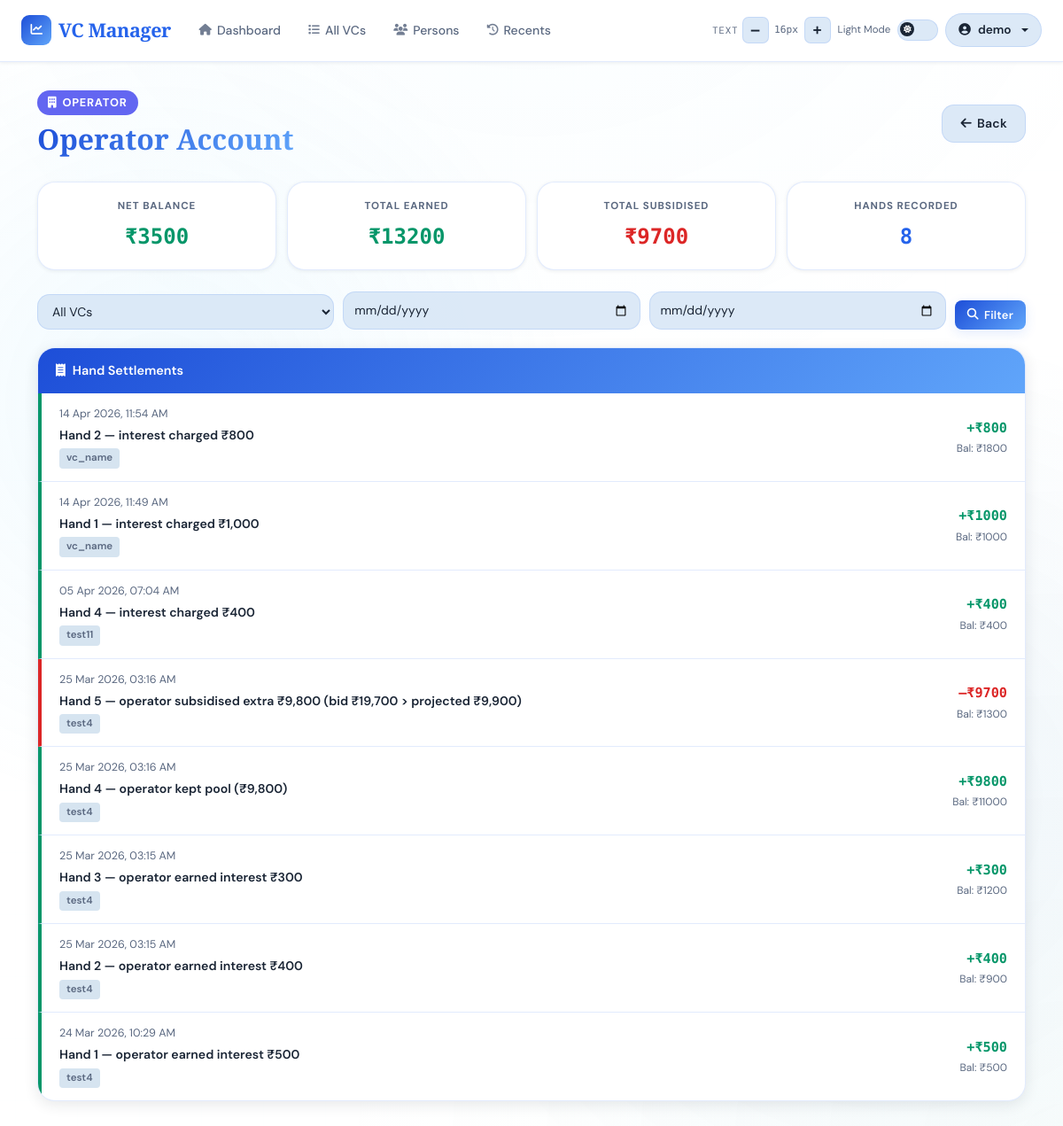
/ledger/operator (signed in), run on the app's committed database.
### app/models/user.py (models this page shows, shortened)
class User(UserMixin, db.Model):
    __tablename__ = 'users'
    id = db.Column(db.Integer, primary_key=True)
    email = db.Column(db.String(120), unique=True, nullable=False, index=True)
    name = db.Column(db.String(120), nullable=False)
    password_hash = db.Column(db.String(255), nullable=True)  # Nullable for OAuth-only users
    google_id = db.Column(db.String(255), unique=True, nullable=True)  # For OAuth users
    created_at = db.Column(db.DateTime, default=datetime.utcnow)
    last_login = db.Column(db.DateTime, nullable=True)
    vcs = db.relationship('VC', backref='user', lazy=True, cascade='all, delete-orphan')
    persons = db.relationship('Person', backref='user', lazy=True, cascade='all, delete-orphan')

### app/models/ledger.py (models this page shows)
class LedgerEntry(db.Model):
    __tablename__ = 'ledger_entries'
    id = db.Column(db.Integer, primary_key=True)
    person_id = db.Column(db.Integer, db.ForeignKey('persons.id'), nullable=True, index=True)
    vc_id = db.Column(db.Integer, db.ForeignKey('vcs.id'), nullable=True, index=True)
    date = db.Column(db.DateTime, nullable=False, default=datetime.utcnow)
    narration = db.Column(db.Text, nullable=False)
    debit = db.Column(db.Float, default=0)
    credit = db.Column(db.Float, default=0)
    balance = db.Column(db.Float, default=0)
    created_at = db.Column(db.DateTime, default=datetime.utcnow)
    vc = db.relationship('VC', foreign_keys=[vc_id], back_populates='ledger_entries', lazy=True)
    person = db.relationship(
        'Person',
        back_populates='ledger_entries'
    )

### app/models/vc.py (models this page shows, shortened)
class VC(db.Model):
    __tablename__ = 'vcs'
    id           = db.Column(db.Integer, primary_key=True)
    user_id      = db.Column(db.Integer, db.ForeignKey('users.id'), nullable=False, index=True)
    vc_number    = db.Column(db.Integer, unique=True, nullable=False)
    name         = db.Column(db.String(100), nullable=False)
    start_date   = db.Column(db.DateTime, nullable=False, default=lambda: datetime.now(timezone.utc))
    amount       = db.Column(db.Float, nullable=False)
    tenure       = db.Column(db.Integer, nullable=False)
    current_hand = db.Column(db.Integer, default=1)
    narration    = db.Column(db.Text)
    status       = db.Column(db.Enum(PaymentStatus, native_enum=False), default=PaymentStatus.PENDING)
    min_interest = db.Column(db.Float, nullable=False, default=0.0)
    created_at   = db.Column(db.DateTime, default=lambda: datetime.now(timezone.utc))
    updated_at   = db.Column(db.DateTime, default=lambda: datetime.now(timezone.utc),
                             onupdate=lambda: datetime.now(timezone.utc))
    is_deleted   = db.Column(db.Boolean, nullable=False, default=False)
    hands          = db.relationship('VCHand',      backref='vc', lazy=True, cascade='all, delete-orphan')
    payments       = db.relationship('Payment',     backref='vc', lazy=True, cascade='all, delete-orphan')
    ledger_entries = db.relationship('LedgerEntry', back_populates='vc', lazy=True)
    members        = db.relationship('Person', secondary=vc_members, backref='vcs')

### app/routes/ledger.py (the view)
@ledger_bp.route('/operator')
@login_required
def operator_ledger():
    from_date = request.args.get('from_date')
    to_date   = request.args.get('to_date')
    vc_id     = request.args.get('vc_id', type=int)
    user_vc_ids = [v.id for v in VC.query.filter_by(user_id=current_user.id).all()]
    if not user_vc_ids:
        return render_template('ledger/operator.html', entries=[], vcs=[],
                          total_credits=0, total_debits=0, net_balance=0)
    query = LedgerEntry.query.filter(
        LedgerEntry.person_id.is_(None),
        LedgerEntry.vc_id.in_(user_vc_ids)
    )
    if vc_id:
        query = query.filter(LedgerEntry.vc_id == vc_id)
    if from_date:
        query = query.filter(LedgerEntry.date >= datetime.strptime(from_date + ' 00:00:00', '%Y-%m-%d %H:%M:%S'))
    if to_date:
        query = query.filter(LedgerEntry.date <= datetime.strptime(to_date + ' 23:59:59', '%Y-%m-%d %H:%M:%S'))
    entries = query.order_by(LedgerEntry.date.desc()).all()
    entries = [e for e in entries if e is not None]
    vcs = VC.query.filter_by(user_id=current_user.id).order_by(VC.vc_number).all()
    total_credits = sum(float(e.credit or 0) for e in entries)
    total_debits  = sum(float(e.debit  or 0) for e in entries)
    net_balance   = total_credits - total_debits
    return render_template(
        'ledger/operator.html',
        entries=entries,
        vcs=vcs,
        total_credits=total_credits,
        total_debits=total_debits,
        net_balance=net_balance,
    )

### templates/ledger/operator.html (shortened to what this page needs)
{% extends "base.html" %}
{% block content %}
<div class="page-header">
    <div>
        <span class="operator-badge"><i class="fas fa-building"></i>Operator</span>
        <h1 class="page-title">Operator Account</h1>
    </div>
    <a href="{{ url_for('dashboard.index') }}" class="btn btn-secondary">
        <i class="fas fa-arrow-left"></i>Back
    </a>
</div>
<div class="summary-strip">
    <div class="summary-card">
        <div class="summary-label">Net Balance</div>
        <div class="summary-value {{ 'positive' if net_balance >= 0 else 'negative' }}">
            ₹{{ "%.0f"|format(net_balance) }}
        </div>
    </div>
    <div class="summary-card">
        <div class="summary-label">Total Earned</div>
        <div class="summary-value credit">₹{{ "%.0f"|format(total_credits) }}</div>
    </div>
    <div class="summary-card">
        <div class="summary-label">Total Subsidised</div>
        <div class="summary-value debit">₹{{ "%.0f"|format(total_debits) }}</div>
    </div>
    <div class="summary-card">
        <div class="summary-label">Hands Recorded</div>
        <div class="summary-value neutral">{{ entries|length }}</div>
    </div>
</div>
<form method="GET" class="filter-bar">
    <select name="vc_id">
        <option value="">All VCs</option>
    </select>
    <input type="date" name="from_date" value="{{ request.args.get('from_date', '') }}" placeholder="From">
    <input type="date" name="to_date"   value="{{ request.args.get('to_date', '') }}"   placeholder="To">
    <button type="submit" class="btn btn-primary btn-sm"><i class="fas fa-search"></i>Filter</button>
</form>
<div class="entries-card">
    <div class="entries-header">
        <i class="fas fa-receipt"></i>Hand Settlements
    </div>
    {% if entries %}
        {% for entry in entries %}
        <div class="entry-row {{ 'credit' if entry.credit > 0 else 'debit' }}">
            <div class="entry-left">
                <div class="entry-date">{{ entry.date.strftime('%d %b %Y, %I:%M %p') }}</div>
                <div class="entry-narr">{{ entry.narration }}</div>
                {% if entry.vc %}
                    <span class="entry-vc">{{ entry.vc.name }}</span>
                {% endif %}
            </div>
            <div class="entry-right">
                <div class="entry-amount">
                    {% if entry.credit > 0 %}
                        <span style="color:var(--success);">+₹{{ "%.0f"|format(entry.credit) }}</span>
                    {% else %}
                        <span style="color:var(--danger);">–₹{{ "%.0f"|format(entry.debit) }}</span>
                    {% endif %}
                </div>
                <div class="entry-bal">Bal: ₹{{ "%.0f"|format(entry.balance) }}</div>
            </div>
        </div>
        {% endfor %}
    {% else %}
        <div class="empty-state">
            <i class="fas fa-inbox"></i>
            <p>No entries yet. Operator settlements are recorded automatically when hands are distributed.</p>
        </div>
    {% endif %}
</div>
{% endblock %}

### templates/base.html (shortened to what this page needs)
<!DOCTYPE html>
<html lang="en" data-theme="light">
<head>
    <link href="https://cdnjs.cloudflare.com/ajax/libs/font-awesome/6.5.0/css/all.min.css" rel="stylesheet">
    <link href="https://cdn.jsdelivr.net/npm/bootstrap@5.3.0/dist/css/bootstrap.min.css" rel="stylesheet">
    <link rel="stylesheet" href="https://cdn.jsdelivr.net/npm/swiper@11/swiper-bundle.min.css" />
</head>
<body>
<nav class="navbar navbar-expand-lg" role="navigation" aria-label="Main navigation">
    <div class="container-fluid px-4">
        <a class="navbar-brand" href="{{ url_for('dashboard.index') }}">
            <div class="brand-icon" aria-hidden="true"><i class="fas fa-chart-line"></i></div>
            VC Manager
        </a>
        <div class="collapse navbar-collapse" id="navbarNav">
            {% if current_user.is_authenticated %}
            <ul class="navbar-nav me-auto d-none d-md-flex">
                <li class="nav-item"><a class="nav-link" href="{{ url_for('dashboard.index') }}"><i class="fas fa-home"></i>Dashboard</a></li>
                <li class="nav-item"><a class="nav-link" href="{{ url_for('vc.vcs_list') }}"><i class="fas fa-list"></i>All VCs</a></li>
                <li class="nav-item"><a class="nav-link" href="{{ url_for('person.persons') }}"><i class="fas fa-users"></i>Persons</a></li>
                <li class="nav-item"><a class="nav-link" href="{{ url_for('transactions.recent_transactions') }}"><i class="fas fa-history"></i>Recents</a></li>
            </ul>
            {% endif %}
            <div class="d-flex align-items-center ms-auto gap-2 mt-2 mt-lg-0">
                <div class="d-flex align-items-center gap-1" role="toolbar" aria-label="Font size">
                    <span class="a11y-label d-none d-xl-inline">Text</span>
                    <button class="fs-btn" id="fsDecrease" aria-label="Decrease font size">–</button>
                    <span class="fs-display" id="fsDisplay" aria-live="polite">16px</span>
                    <button class="fs-btn" id="fsIncrease" aria-label="Increase font size">+</button>
                </div>
                <div class="d-flex align-items-center gap-2" aria-label="Theme">
                    <span class="toggle-label-text d-none d-xl-inline" id="themeLabel">Dark</span>
                    <label class="toggle-switch" aria-label="Toggle light/dark mode">
                        <div class="toggle-track"></div>
                        <div class="toggle-thumb"><i class="fas fa-moon" id="toggleIcon"></i></div>
                    </label>
                </div>
                {% if current_user.is_authenticated %}
                <div class="dropdown">
                    <button class="user-btn dropdown-toggle" type="button" data-bs-toggle="dropdown" aria-expanded="false">
                        <i class="fas fa-user-circle"></i>
                        <span class="d-none d-sm-inline">{{ current_user.name }}</span>
                    </button>
                </div>
                {% endif %}
            </div>
        </div>
    </div>
</nav>
<main class="main-content" role="main">
    <div class="container">
        {% block content %}{% endblock %}
    </div>
</main>
</body>
</html>

### templates/ledger/operator.html (style rules this page uses)
.page-header { display: flex; justify-content: space-between; align-items: center; gap: 16px; margin-bottom: 28px; flex-wrap: wrap; }
.page-title { font-family: 'Playfair Display', serif; font-size: clamp(1.5rem, 3vw, 2rem); font-weight: 700; background: var(--grad-header); -webkit-background-clip: text; -webkit-text-fill-color: transparent; background-clip: text; margin: 0; }
.operator-badge { background: #6366f1; color: #fff; padding: 4px 12px; border-radius: 30px; font-size: 0.8rem; font-weight: 700; letter-spacing: 0.06em; text-transform: uppercase; display: inline-flex; align-items: center; gap: 6px; margin-bottom: 8px; }
.summary-strip { display: grid; grid-template-columns: repeat(auto-fit, minmax(160px, 1fr)); gap: 12px; margin-bottom: 24px; }
.summary-card { background: var(--surface); border: 1px solid var(--border); border-radius: var(--radius-lg); padding: 18px 20px; text-align: center; box-shadow: var(--shadow-sm); }
.summary-label { font-size: 0.72rem; font-weight: 700; text-transform: uppercase; letter-spacing: 0.08em; color: var(--text-muted); margin-bottom: 6px; }
.summary-value { font-family: 'Space Mono', monospace; font-size: 1.5rem; font-weight: 700; }
.summary-value.positive { color: var(--success); }
.summary-value.credit { color: var(--success); }
.summary-value.debit { color: var(--danger); }
.summary-value.neutral { color: var(--accent); }
.filter-bar { display: flex; gap: 10px; margin-bottom: 20px; flex-wrap: wrap; align-items: flex-end; }
.filter-bar select, .filter-bar input[type="date"] { background: var(--surface2); color: var(--text); border: 1.5px solid var(--border); border-radius: var(--radius-md); padding: 9px 12px; font-size: 0.875rem; font-family: 'DM Sans', sans-serif; flex: 1; min-width: 140px; }
.entries-card { background: var(--surface); border: 1px solid var(--border); border-radius: var(--radius-lg); overflow: hidden; box-shadow: var(--shadow-md); }
.entries-header { background: var(--grad-header); color: #fff; padding: 14px 20px; font-weight: 600; font-size: 0.9rem; display: flex; align-items: center; gap: 8px; }
.entry-row { display: flex; justify-content: space-between; align-items: center; padding: 14px 20px; border-bottom: 1px solid var(--border); gap: 16px; transition: background var(--transition); }
.entry-row:last-child { border-bottom: none; }
.entry-row.credit { border-left: 4px solid var(--success); }
.entry-row.debit { border-left: 4px solid var(--danger); }
.entry-left { flex: 1; min-width: 0; }
.entry-date { font-size: 0.78rem; color: var(--text-muted); margin-bottom: 2px; }
.entry-narr { font-weight: 600; font-size: 0.88rem; color: var(--text); }
.entry-vc { display: inline-block; margin-top: 3px; background: var(--surface3); color: var(--text-muted); padding: 2px 8px; border-radius: 4px; font-size: 0.72rem; font-weight: 600; }
.entry-right { text-align: right; flex-shrink: 0; }
.entry-amount { font-family: 'Space Mono', monospace; font-weight: 700; font-size: 0.95rem; }
.entry-bal { font-size: 0.75rem; color: var(--text-muted); margin-top: 2px; }

### data on the page
User: name "demo"
LedgerEntry: date "14 Apr 2026, 11:54 AM", narration "Hand 2 — interest charged ₹800", vc.name "vc_name", credit "800", balance "1800"
LedgerEntry: date "14 Apr 2026, 11:49 AM", narration "Hand 1 — interest charged ₹1,000", vc.name "vc_name", credit "1000", balance "1000"
LedgerEntry: date "05 Apr 2026, 07:04 AM", narration "Hand 4 — interest charged ₹400", vc.name "test11", credit "400", balance "400"
LedgerEntry: date "25 Mar 2026, 03:16 AM", narration "Hand 5 — operator subsidised extra ₹9,800 (bid ₹19,700 > projected ₹9,900)", vc.name "test4", debit "9700", balance "1300"
LedgerEntry: date "25 Mar 2026, 03:16 AM", narration "Hand 4 — operator kept pool (₹9,800)", vc.name "test4", credit "9800", balance "11000"
LedgerEntry: date "25 Mar 2026, 03:15 AM", narration "Hand 3 — operator earned interest ₹300", vc.name "test4", credit "300", balance "1200"
LedgerEntry: date "25 Mar 2026, 03:15 AM", narration "Hand 2 — operator earned interest ₹400", vc.name "test4", credit "400", balance "900"
LedgerEntry: date "24 Mar 2026, 10:29 AM", narration "Hand 1 — operator earned interest ₹500", vc.name "test4", credit "500", balance "500"

### other printed values
{{ "%.0f"|format(net_balance) }} "3500"
{{ "%.0f"|format(total_credits) }} "13200"
{{ "%.0f"|format(total_debits) }} "9700"
{{ entries|length }} "8"
